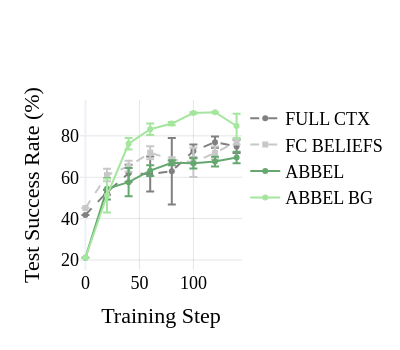

Notebook code cell kept with this figure:
### Code cell
# Plotly version of the chart with requested colors and trace order.
import numpy as np
import plotly.graph_objects as go
import plotly.express as px
import plotly.io as pio

# Data from the user
X = [0, 20, 40, 60, 80, 100, 120, 140]
X_rev = X[::-1]
def get_line_and_err(data_from_seeds):
    d = np.array(data_from_seeds)
    return d.mean(axis=0).tolist(), (d.mean(axis=0)-d.min(axis=0)).tolist()
vanilla_performance_1 = [41.80, 54, 66, 70, 79, 75.78, 74.2, 71.7]
vanilla_performance_2 = [41.80, 51.563, 57.812, 53.125, 46.875, 69.531, 79.688, 78.125]
belief_prompting_differenent_messages_performance_1 = [45.12, 58, 62.6, 68.75, 67.7, 60.156, 74.8, 78.5]
belief_prompting_differenent_messages_performance_2 = [45.12, 64.06, 67.97, 75, 69.53, 74.22, 68.75, 75.781]
seed_1_ABBEL_data = [21.09, 49.22, 50.78, 60.55, 65.82, 69.14, 69.92, 72.27]
seed_2_ABBEL_data = [21.09, 59.6, 64.45, 65.82, 68.16, 64.26, 65.23, 66.8]
# seed_1_ABBEL_belief_grading_performance_grok = [21.09, 55.47, 80.86, 80.86, 76.95,  82.03,  90.6,  91.79]
# the below are with gemini 3 flash:
seed_1_ABBEL_belief_grading_performance = [21.09, 59.375, 73.438, 80.469, 86.719,  90.625,  91.406,  90.625]
seed_2_ABBEL_belief_grading_performance = [21.09, 42.969, 78.906, 85.938, 85.156,  91.406,  91.406,  78.906]
def standard_error(p, n=512):
    return np.sqrt(p * (100 - p) / n)

# Compute standard errors (percent scale, matching the inputs)
# seed_1_err = [standard_error(p) for p in seed_1_ABBEL_data]
# seed_2_err = [standard_error(p) for p in seed_2_ABBEL_data]
# vanilla_err = [standard_error(p) for p in vanilla_performance]
# belief_err = [standard_error(p) for p in belief_prompting_differenent_messages_performance]
# seed_1_ABBEL_belief_grading_err = [seed_1_err[0]] + [standard_error(p, n=256) for p in seed_1_ABBEL_belief_grading_performance[1:]]

palette = px.colors.qualitative.Dark24
colors = [palette[i] for i in [1, 6, 15, 19, 10]]

fig = go.Figure()
vanilla_performance, vanilla_err = get_line_and_err([vanilla_performance_1, vanilla_performance_2])
belief_prompting_performance, belief_prompting_err = get_line_and_err([belief_prompting_differenent_messages_performance_1, belief_prompting_differenent_messages_performance_2])
abbel_performance, abbel_err = get_line_and_err([seed_1_ABBEL_data, seed_2_ABBEL_data])
abbel_bg_performance, abbel_bg_err = get_line_and_err([seed_1_ABBEL_belief_grading_performance, seed_2_ABBEL_belief_grading_performance])
fig.add_trace(go.Scatter(
    x=X, y=vanilla_performance, mode="lines+markers", name="FULL CTX",
    line=dict(color="rgb(128, 128, 128)", dash='dash'),
    error_y=dict(type="data", array=vanilla_err, visible=True)
))
fig.add_trace(go.Scatter(
    x=X, y=belief_prompting_performance, mode="lines+markers", name="FC BELIEFS",
    line=dict( color="rgb(200, 200, 200)", dash="dash"), marker=dict(symbol="square"),
    error_y=dict(type="data", array=belief_prompting_err, visible=True)
))
fig.add_trace(go.Scatter(
    x=X, y=abbel_performance, mode="lines+markers", name="ABBEL",
    line=dict(color="rgb(100, 168, 112)"),
    error_y=dict(type="data", array=abbel_err, visible=True)
))
fig.add_trace(go.Scatter(
    x=X, y=abbel_bg_performance, mode="lines+markers", name="ABBEL BG",
    line=dict(color="rgb(164, 230, 157)"),
    error_y=dict(type="data", array=abbel_bg_err, visible=True)
))

fig.update_layout(
    # title={'text': "Test Performance Over Training", 'x': 0.5, 'xanchor': 'center'},
    font=dict(family='Times New Roman', size=18, color='black'),
    xaxis_title="Training Step",
    yaxis_title="Test Success Rate (%)",
    xaxis=dict(range=[-5, 145], gridcolor="rgba(0,0,0,0.1)"),
    yaxis=dict(gridcolor="rgba(0,0,0,0.1)"),
    # legend=dict(orientation="h", yanchor="bottom", y=1.02, xanchor="right", x=1),
    template="plotly_white",
    width=400,
    height=350,
    # margin=dict(l=60, r=20, t=70, b=60)
)

# Save to files
# html_path = "/mnt/data/success_plot_plotly.html"
# png_path = "/mnt/data/success_plot_plotly.png"
pdf_path = "figures/success_plot.pdf"
# fig.write_html(html_path, include_plotlyjs="cdn")

# Try saving PNG (requires kaleido). Wrap in try/except in case it's not available.
png_saved = True
fig.write_image(pdf_path)

# try:
#     fig.write_image(png_path, scale=2, width=1200, height=700)
# except Exception as e:
#     png_saved = False
#     png_error = repr(e)

# Show the interactive figure in the notebook
fig # , {"html_path": html_path, "png_path": png_path, "png_saved": png_saved}

### Figure 1 — Plotly figure (JSON) as saved in the notebook; plotly's stock layout.template omitted (floating-point values rounded to 4 significant figures)
{"data": [{"error_y": {"array": [0, 1.218, 4.094, 8.438, 16.06, 3.124, 2.744, 3.212], "type": "data", "visible": true}, "line": {"color": "rgb(128, 128, 128)", "dash": "dash"}, "mode": "lines+markers", "name": "FULL CTX", "type": "scatter", "x": [0, 20, 40, 60, 80, 100, 120, 140], "y": [41.8, 52.78, 61.91, 61.56, 62.94, 72.66, 76.94, 74.91]}, {"error_y": {"array": [0, 3.03, 2.685, 3.125, 0.915, 7.032, 3.025, 1.359], "type": "data", "visible": true}, "line": {"color": "rgb(200, 200, 200)", "dash": "dash"}, "marker": {"symbol": "square"}, "mode": "lines+markers", "name": "FC BELIEFS", "type": "scatter", "x": [0, 20, 40, 60, 80, 100, 120, 140], "y": [45.12, 61.03, 65.28, 71.88, 68.62, 67.19, 71.78, 77.14]}, {"error_y": {"array": [0, 5.19, 6.835, 2.635, 1.17, 2.44, 2.345, 2.735], "type": "data", "visible": true}, "line": {"color": "rgb(100, 168, 112)"}, "mode": "lines+markers", "name": "ABBEL", "type": "scatter", "x": [0, 20, 40, 60, 80, 100, 120, 140], "y": [21.09, 54.41, 57.62, 63.18, 66.99, 66.7, 67.58, 69.53]}, {"error_y": {"array": [0, 8.203, 2.734, 2.734, 0.7815, 0.3905, 0, 5.859], "type": "data", "visible": true}, "line": {"color": "rgb(164, 230, 157)"}, "mode": "lines+markers", "name": "ABBEL BG", "type": "scatter", "x": [0, 20, 40, 60, 80, 100, 120, 140], "y": [21.09, 51.17, 76.17, 83.2, 85.94, 91.02, 91.41, 84.77]}], "layout": {"font": {"color": "black", "family": "Times New Roman", "size": 18}, "height": 350, "width": 400, "xaxis": {"gridcolor": "rgba(0,0,0,0.1)", "range": [-5, 145], "title": {"text": "Training Step"}}, "yaxis": {"gridcolor": "rgba(0,0,0,0.1)", "title": {"text": "Test Success Rate (%)"}}}}
